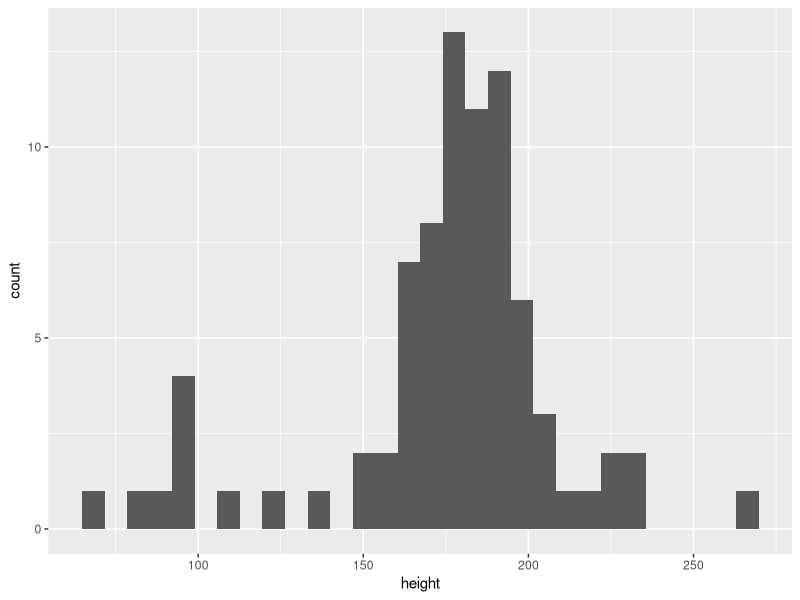
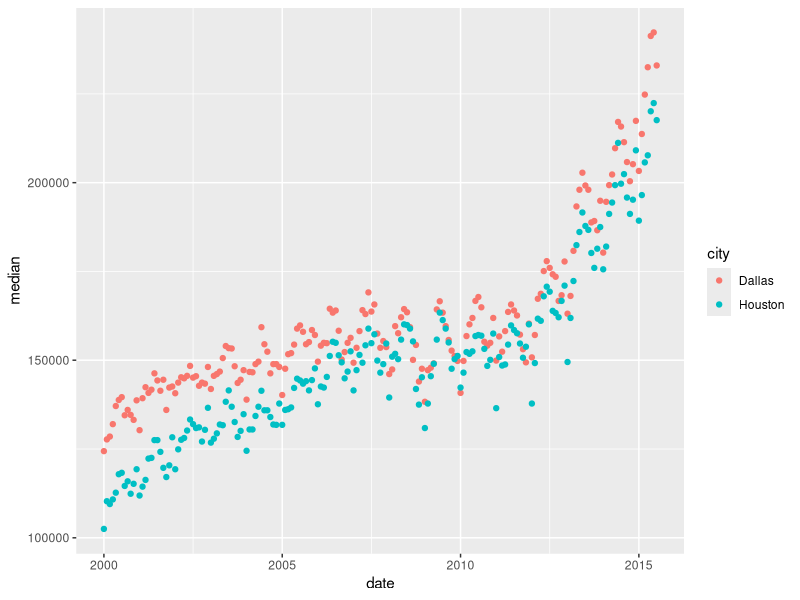
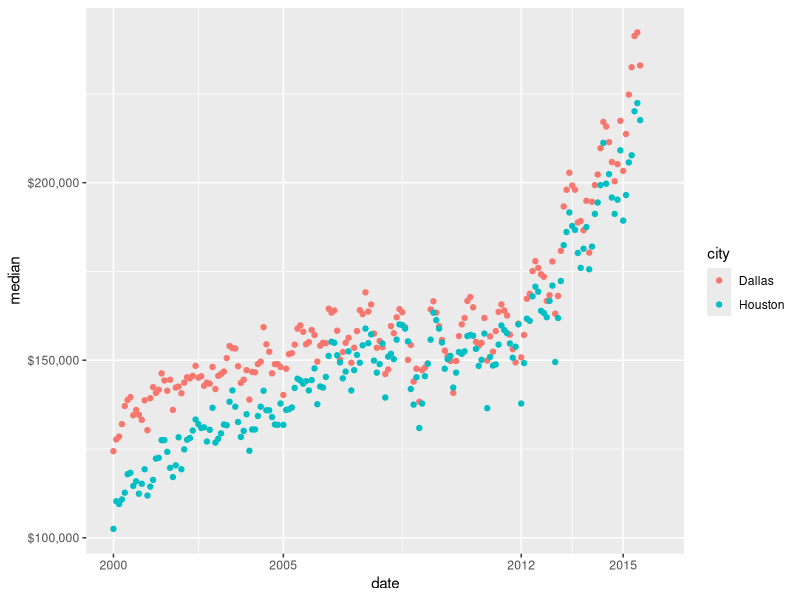
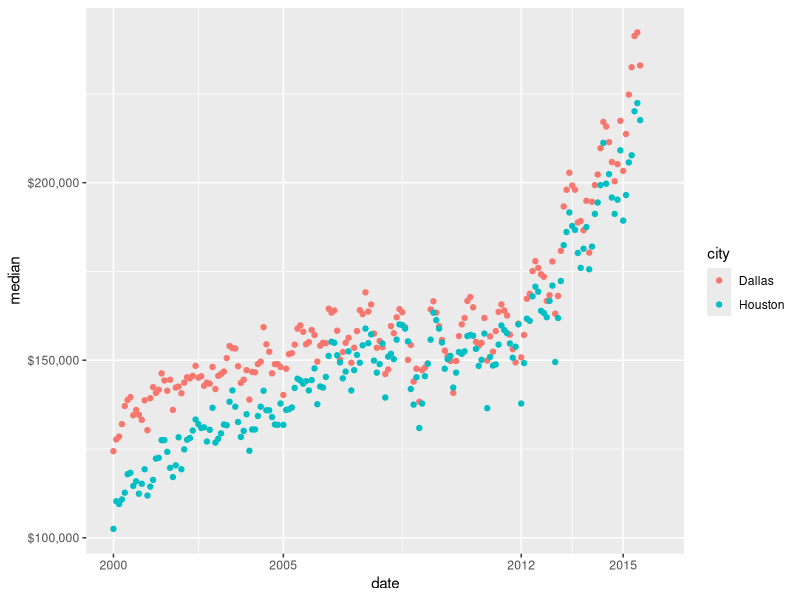
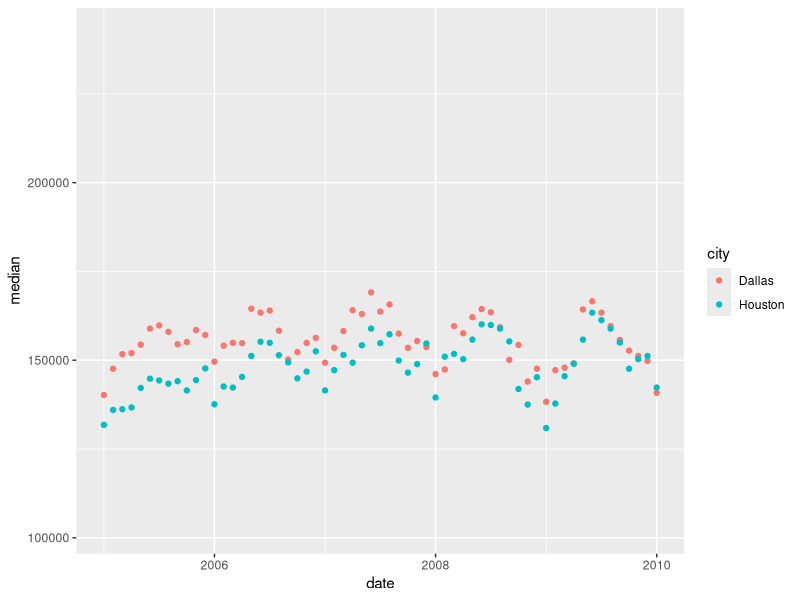
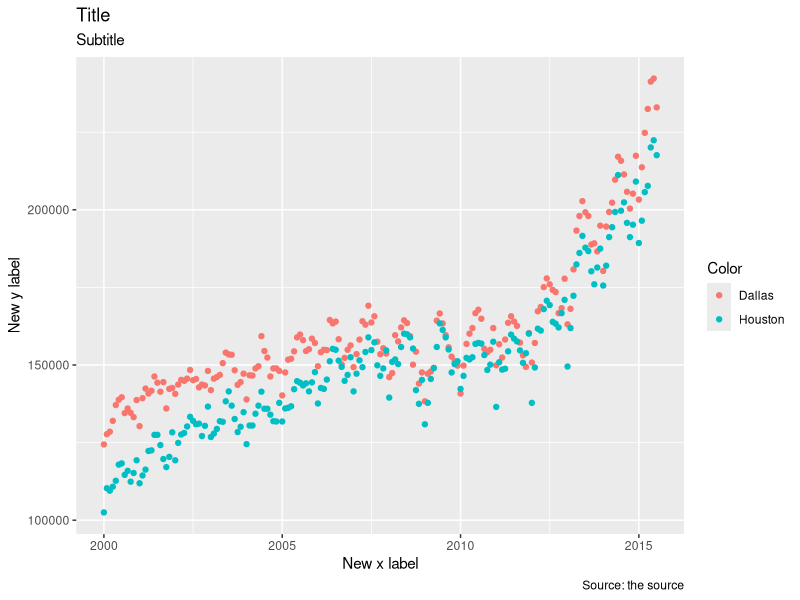
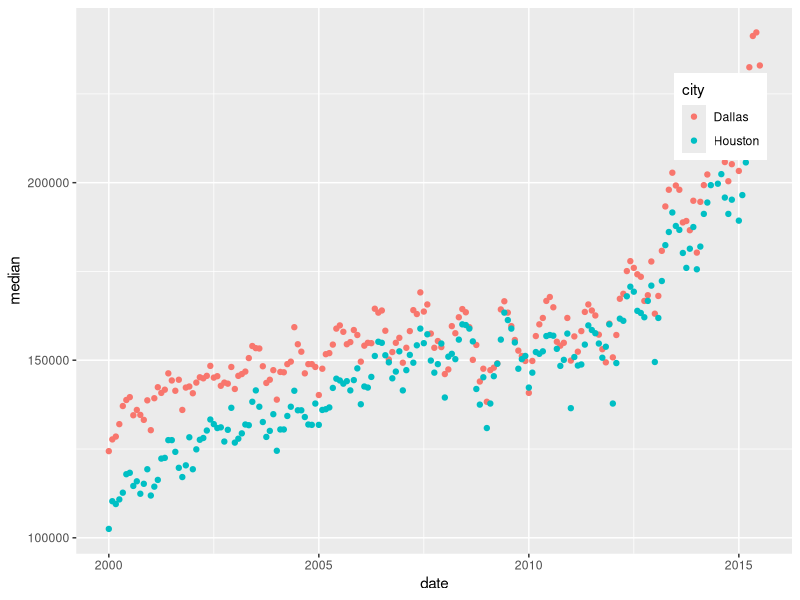
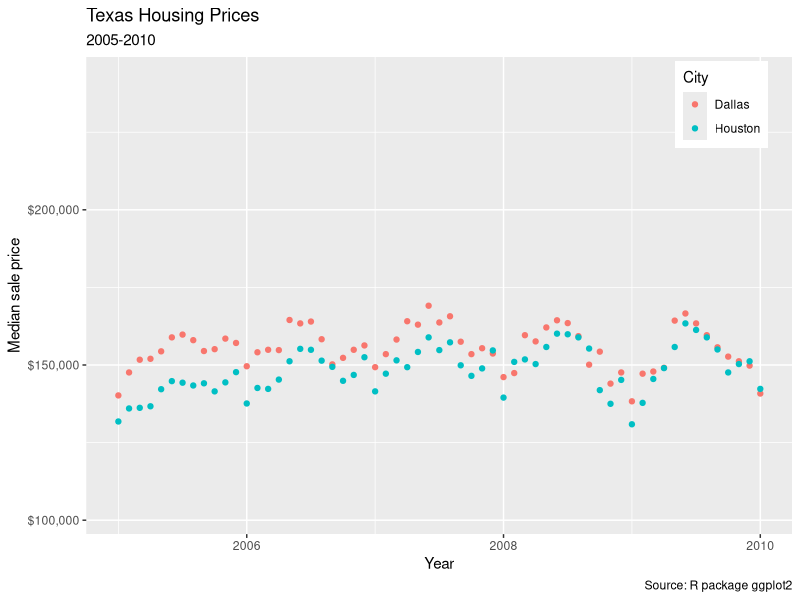

These charts were generated, in order, by the following R code:
## ---- chunk 1
rm(list = ls())
knitr::opts_chunk$set(eval = FALSE,
                      comment = NA)
library(tidyverse)
## ---- chunk 2
library(tidyverse)
## ---- chunk 3
x <- mutate(filter(select(cars,dist), 
                   dist > 4 & dist < 20), 
       sum_dist = cumsum(dist))
## ---- chunk 4
y <- cars %>% select(dist) %>% 
  filter(dist > 4 & dist < 20) %>% 
  mutate(sum_dist = cumsum(dist))
## ---- chunk 5
### Her vælger jeg name og mass
starwars %>%
  select(name, mass)

### Her fjerner jeg name og mass
starwars %>%
  select(-c(name, mass))
## ---- chunk 6
starwars %>%
  select(mass, height) %>%
  mutate(bmi = mass*height) %>%
  head(3)
## ---- chunk 7
starwars %>%
  select(name, mass) %>%
  mutate(mass = ifelse(mass < 50 , "Thin", "Fat")) %>%
  head(3)
## ---- chunk 8
starwars %>%
  drop_na() %>%
  summarise(mean(mass))
## ---- chunk 9
relig_income %>%
  head(5)
## ---- chunk 10
fish_encounters %>%
  pivot_wider(names_from = station, 
              values_from = seen) %>%
  head(5)
## ---- chunk 11
relig_income %>%
  pivot_longer(!religion, names_to = "income", 
               values_to = "count") %>%
  head(5)
## ---- chunk 12
starwars %>% 
  ggplot(aes(height)) +
  geom_histogram()
## ---- chunk 13
txhousing %>%
  filter(city %in% c("Dallas", "Houston")) %>% 
  ggplot(aes(x = date, y = median, color = city)) +
  geom_point()
## ---- chunk 14
txhousing %>%
  filter(city %in% c("Dallas", "Houston")) %>% 
  ggplot(aes(x = date, y = median, color = city)) +
  geom_point() +
  scale_x_continuous(breaks = c(2000, 2005, 2012, 2015), 
                     limits = c(2000, 2016)) +
  scale_y_continuous(labels = scales::dollar)
## ---- chunk 15
txhousing %>%
  filter(city %in% c("Dallas", "Houston")) %>% 
  ggplot(aes(x = date, y = median, color = city)) +
  geom_point() +
  scale_x_continuous(breaks = c(2000, 2005, 2012, 2015), 
                     limits = c(2000, 2016)) +
  scale_y_continuous(labels = scales::dollar)
## ---- chunk 16
txhousing %>%
  filter(city %in% c("Dallas", "Houston")) %>% 
  ggplot(aes(x = date, y = median, color = city)) +
  geom_point() +
  scale_x_continuous(n.breaks = 4, 
                     limits = c(2005, 2010))
## ---- chunk 17
txhousing %>%
  filter(city %in% c("Dallas", "Houston")) %>% 
  ggplot(aes(x = date, y = median, color = city)) +
  geom_point() +
  labs(title = "Title",
       subtitle = "Subtitle",
       x = "New x label",
       y = "New y label",
       caption = "Source: the source",
       color = "Color")
## ---- chunk 18
txhousing %>%
  filter(city %in% c("Dallas", "Houston")) %>% 
  ggplot(aes(x = date, y = median, color = city)) +
  geom_point() +
  theme(legend.position = c(.9, .8))
## ---- chunk 19
txhousing %>%
  filter(city %in% c("Dallas", "Houston")) %>% 
  ggplot(aes(x = date, y = median, color = city)) +
  geom_point() +
  scale_x_continuous(n.breaks = 4, 
                     limits = c(2005, 2010)) +
  scale_y_continuous(labels = scales::dollar) +
  labs(title = "Texas Housing Prices",
       subtitle = "2005-2010",
       x = "Year",
       y = "Median sale price",
       caption = "Source: R package ggplot2",
       color = "City") +
  theme(legend.position = c(.9, .9))
